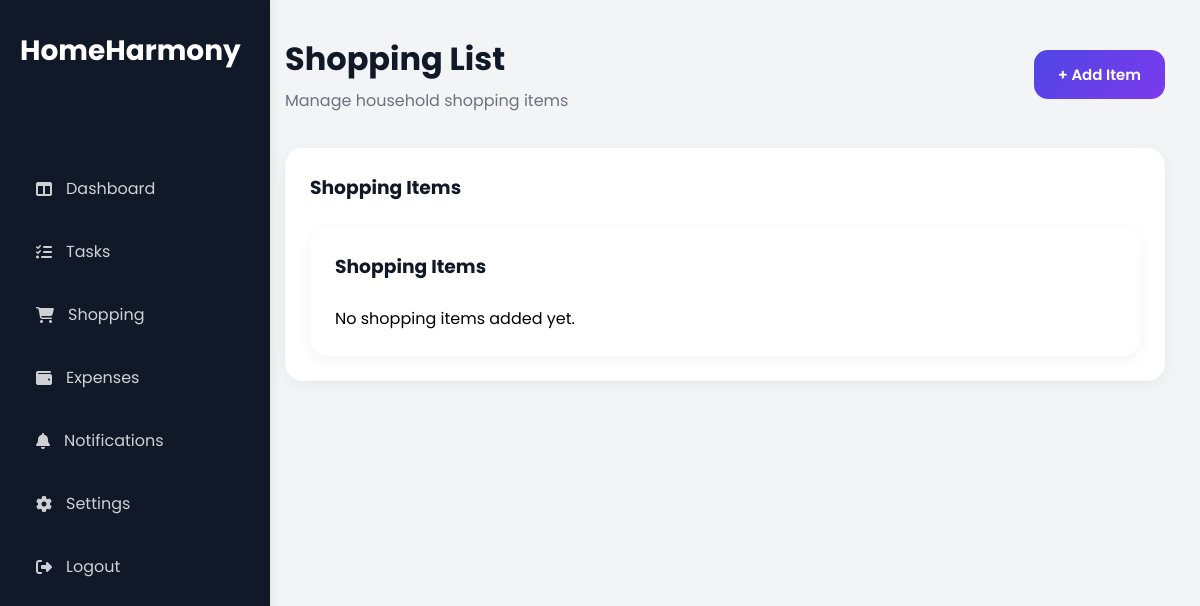
The app's page /shopping (signed in), older data.
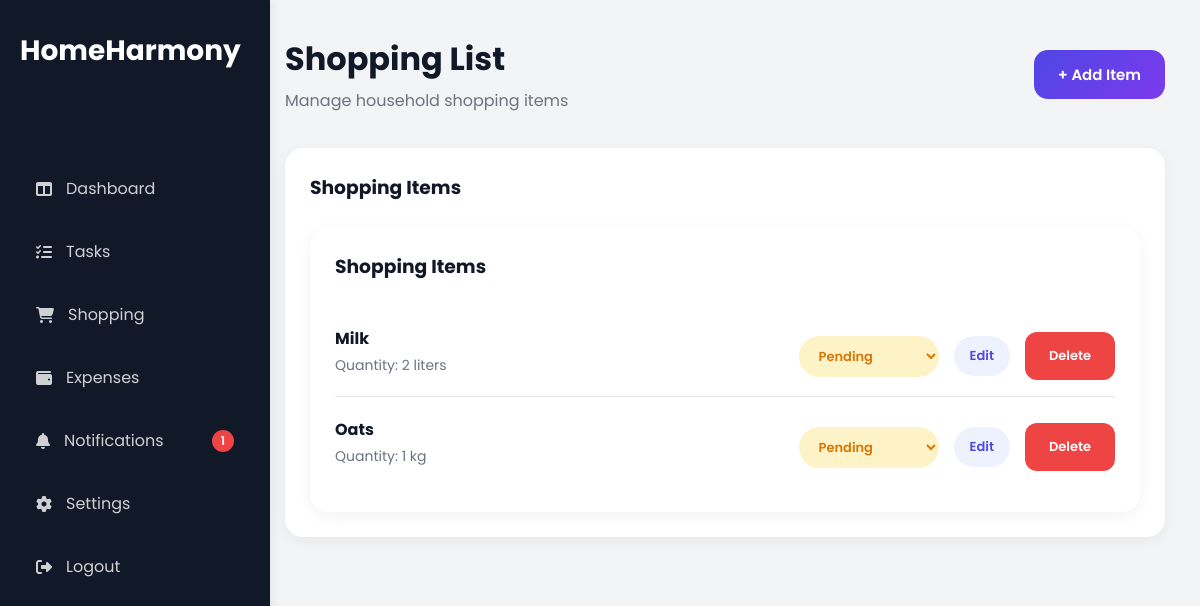
The same page, newer data.
### app/models/shopping_model.py (models this page shows)
class ShoppingItem(db.Model):
    __tablename__ = "shopping_items"
    id = db.Column(
        db.Integer,
        primary_key=True
    )
    item_name = db.Column(
        db.String(100),
        nullable=False
    )
    quantity = db.Column(
        db.String(50)
    )
    status = db.Column(
        db.String(20),
        default="Pending"
    )
    household_id = db.Column(
        db.Integer,
        db.ForeignKey("households.id")
    )

### app/shopping/routes.py (the view)
@shopping_bp.route("/shopping")
@login_required
def shopping_list():
    items = ShoppingItem.query.filter_by(
        household_id=current_user.household_id
    ).all()
    return render_template(
        "shopping/shopping_list.html",
        items=items
    )

### app/models/user_model.py (called while the page is built)
@login_manager.user_loader
def load_user(user_id):
    return User.query.get(int(user_id))

### app/templates/shopping/shopping_list.html (shortened to what this page needs)
{% extends "layout/base.html" %}
{% block content %}
<div class="topbar">
    <div>
        <h1>
            Shopping List
        </h1>
        <p>
            Manage household shopping items
        </p>
    </div>
    <a
    href="/create-shopping"
    class="create-btn">
        + Add Item
    </a>
</div>
<div class="card">
    <div class="card-header">
        <h3>
            Shopping Items
        </h3>
    </div>
    <div class="card">
    <div class="card-header">
        <h3>
            Shopping Items
        </h3>
    </div>
    {% if items %}
{% for item in items %}
<div class="task-item">
    <div>
        <h4>
            {{ item.item_name }}
        </h4>
        <p>
            Quantity: {{ item.quantity }}
        </p>
    </div>
    <div class="task-actions">
        <form
        action="{{ url_for('shopping.update_shopping_status',
        item_id=item.id) }}"
        method="POST">
            <select
            name="status"
            class="status-select
            {% if item.status == 'Pending' %}
                pending-status
            {% elif item.status == 'In Progress' %}
                progress-status
            {% else %}
                completed-status
            {% endif %}"
            onchange="this.form.submit()">
                <option value="Pending"
                {% if item.status == "Pending" %}
                selected
                {% endif %}>
                Pending
                </option>
            </select>
        </form>
        <a
        href="{{ url_for(
        'shopping.edit_shopping',
        item_id=item.id
        ) }}"
        class="edit-btn">
            Edit
        </a>
        <a
        href="{{ url_for(
        'shopping.delete_shopping',
        item_id=item.id
        ) }}"
        class="delete-btn"
        onclick="return confirm(
        'Delete this item?'
        )">
            Delete
        </a>
    </div>
</div>
{% endfor %}
{% else %}
<p>
    No shopping items added yet.
</p>
{% endif %}
</div>
</div>
{% endblock %}

Row changes from the older to the newer data that the page shows:
added ShoppingItem: item_name "Milk", quantity "2 liters", status "Pending"
added ShoppingItem: item_name "Oats", quantity "1 kg", status "Pending"
Text that changed along with them:
{{ unread_notifications }}: (not shown) → "1"
text no longer shown: "No shopping items added yet."
